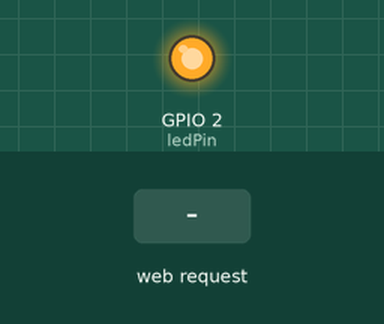
This sketch was run on a simulated ESP8266 (NodeMCU). Shown: output pins drawn as LEDs (lit = HIGH). Inputs (shaded band) come from the test bench. WiFi joins after 1.5 s; servers stay silent unless stated; what the sketch prints to the serial monitor is not drawn.

Above: at 2.7 s.
2.8 s: HTTP request GET /LED=ON received
At 4.0 s:
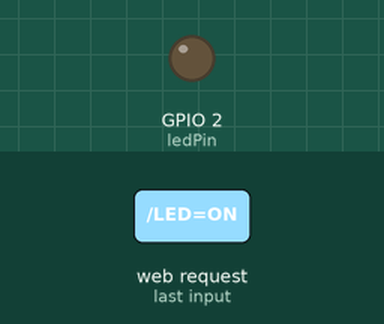
4.3 s: HTTP request GET /LED=OFF received
At 5.1 s:
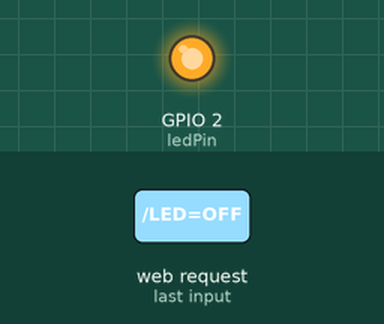
Timing chart, 0 to 7.3 s (numbered marks = the images above; inputs shaded):
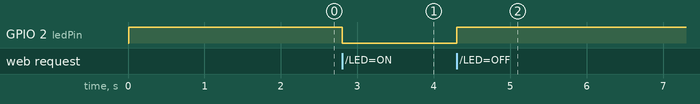

The sketch:

BasicWebServer.ino
```cpp
/*
 * ESP01
 * Basic Webserver to switch Pin 2 LED (Active Low)
 * ( Can be used on program jig )
*/

#include <ESP8266WiFi.h>

const char* ssid = "CoetzeeAPn";
const char* password = "OnlyByGrace";

int ledPin = 2;
const char* ledState = "OFF";

WiFiServer myWEBserver(80);

void setup() {
  Serial.begin(115200);
  delay(10);

  pinMode(ledPin, OUTPUT);
  digitalWrite(ledPin, HIGH);

  // Connect to WiFi network
  Serial.println();
  Serial.println();
  Serial.print("Connecting to ");
  Serial.println(ssid);

  WiFi.begin(ssid, password);

  while (WiFi.status() != WL_CONNECTED) {
    delay(500);
    Serial.print(".");
  }
  Serial.println("");
  Serial.println("WiFi connected");

  // Start the server
  myWEBserver.begin();
  Serial.println("Server started");

  // Print the IP address
  Serial.print("Server IP ");
  Serial.println(WiFi.localIP());

}

void loop() {
  // Check if a client has connected
  WiFiClient client = myWEBserver.available();
  if (!client) {
    return;
  }

  // Wait until the client sends some data
  Serial.println("new client");
  while(!client.available()){
    delay(1);
  }

  // Read the first line of the request
  String request = client.readStringUntil('\r');
  Serial.println(request);
  client.flush();

  // Match the request

  if (request.indexOf("/LED=ON") != -1) {
    digitalWrite(ledPin, LOW);
    ledState = "ON";
  }
  if (request.indexOf("/LED=OFF") != -1){
    digitalWrite(ledPin, HIGH);
    ledState = "OFF";
  }

  // Return the response
  client.println("HTTP/1.1 200 OK");
  client.println("Content-Type: text/html");
  client.println("");
  client.println("<!DOCTYPE HTML>");
  client.println("<html>");

  client.print("Led pin is now: ");
  client.print(ledState);
  client.println("<br><br>");
  client.println("Click <a href=\"/LED=ON\">here</a> turn the LED on pin 2 ON<br>");
  client.println("Click <a href=\"/LED=OFF\">here</a> turn the LED on pin 2 OFF<br>");
  client.println("</html>");

  delay(1);
  Serial.println("Client disonnected");
  Serial.println("");

}
```

Measured:
- after the input at 2.8 s, GPIO 2 (ledPin): HIGH → LOW at once
- after the input at 4.3 s, GPIO 2 (ledPin): LOW → HIGH at once
